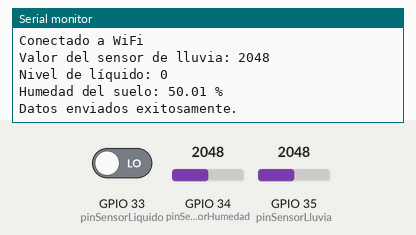
The sketch below on a simulated ESP32. On the bench: the last lines printed to the serial monitor. The inputs (shaded band) are chosen by the test bench; at power-on: GPIO 34 (pinSensorHumedad) = 2048, GPIO 35 (pinSensorLluvia) = 2048, GPIO 33 (pinSensorLiquido) LOW. WiFi joins after 1.5 s; servers stay silent unless stated.

Above: at 3.2 s.
3.3 s: GPIO 34 (pinSensorHumedad) set to 2866
11.0 s: GPIO 35 (pinSensorLluvia) set to 2866
At 12.58 s:
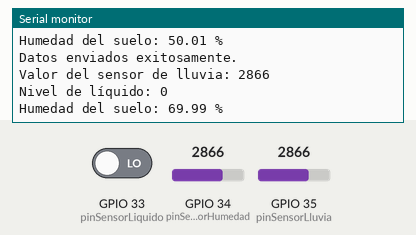
18.7 s: GPIO 33 (pinSensorLiquido) driven HIGH
26.4 s: GPIO 34 (pinSensorHumedad) set to 3603
At 33.8 s:
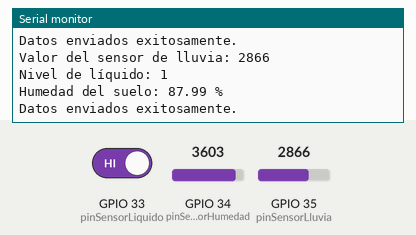
34.1 s: GPIO 35 (pinSensorLluvia) set to 3603
Timing chart, 0 to 37.1 s (numbered marks = the images above; inputs shaded):
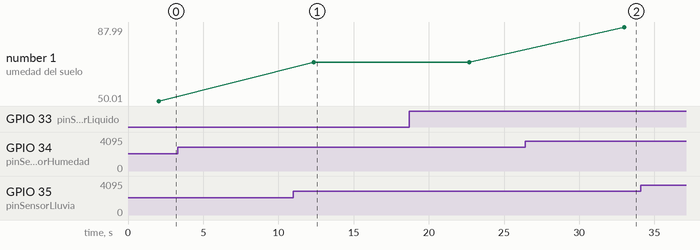

The sketch:

THINSPEAKCOJUNTO.ino
```cpp
#include <WiFi.h>
#include <ThingSpeak.h>

// Configura tu red WiFi
const char* ssid = "Redmi 9";              // Reemplaza con tu SSID
const char* password = "17846547";         // Reemplaza con tu contraseña

// Configura ThingSpeak
unsigned long myChannelNumber = 2690504;   // Reemplaza con tu número de canal
const char* myWriteAPIKey = "G2OFXTCYEE59ABTJ"; // Reemplaza con tu API Key

// Inicializa el cliente WiFi
WiFiClient client;

// Configuración del sensor de lluvia
int pinSensorLluvia = 35;       // Pin analógico donde está conectado el sensor de lluvia
int valorADC = 0;               // Variable para almacenar el valor leído del ADC
int umbralLluvia = 300;         // Umbral para determinar si está lloviendo

// Configuración del sensor de nivel de líquido
int pinSensorLiquido = 33;      // Pin donde está conectado el sensor de nivel de líquido
int liquidLevel = 0;            // Variable para el nivel de líquido

// Configuración del sensor de humedad
int pinSensorHumedad = 34;      // Pin analógico donde está conectado el sensor de humedad
float humedad = 0;              // Variable para almacenar el porcentaje de humedad
float voltaje = 0;              // Variable para almacenar el voltaje calculado

void setup() {
  Serial.begin(9600);           // Inicializar la comunicación serial
  pinMode(pinSensorLluvia, INPUT);  // Pin del sensor de lluvia
  pinMode(pinSensorLiquido, INPUT); // Pin del sensor de líquido
  pinMode(pinSensorHumedad, INPUT); // Pin del sensor de humedad

  // Conectar a Wi-Fi
  WiFi.begin(ssid, password);
  while (WiFi.status() != WL_CONNECTED) {
    delay(1000);
    Serial.println("Conectando a WiFi...");
  }
  Serial.println("Conectado a WiFi");

  // Iniciar ThingSpeak
  ThingSpeak.begin(client);
}

void loop() {
  // Leer el valor del sensor de lluvia (0 a 4095)
  valorADC = analogRead(pinSensorLluvia);
  Serial.print("Valor del sensor de lluvia: ");
  Serial.println(valorADC);

  String estadoLluvia;
  if (valorADC < umbralLluvia) {  // Si el valor es menor que el umbral
    estadoLluvia = "Lluvia";
  } else {
    estadoLluvia = "Sin Lluvia";
  }

  // Leer el nivel de líquido (0 o 1)
  liquidLevel = digitalRead(pinSensorLiquido);
  Serial.print("Nivel de líquido: ");
  Serial.println(liquidLevel);

  // Leer el valor del sensor de humedad (0 a 4095)
  valorADC = analogRead(pinSensorHumedad);
  voltaje = valorADC * (3.3 / 4095.0);
  humedad = (voltaje / 3.3) * 100.0;

  Serial.print("Humedad del suelo: ");
  Serial.print(humedad);
  Serial.println(" %");

  // Enviar los datos a ThingSpeak
  ThingSpeak.setField(1, valorADC);           // Enviar valor del sensor de lluvia al campo 1
  ThingSpeak.setField(2, estadoLluvia);      // Enviar estado de lluvia al campo 2
  ThingSpeak.setField(3, liquidLevel);       // Enviar nivel de líquido al campo 3
  ThingSpeak.setField(4, humedad);           // Enviar humedad del suelo al campo 4

  int httpResponseCode = ThingSpeak.writeFields(myChannelNumber, myWriteAPIKey);
  if (httpResponseCode == 200) {
    Serial.println("Datos enviados exitosamente.");
  } else {
    Serial.print("Error al enviar datos. Código de respuesta: ");
    Serial.println(httpResponseCode);
  }

  // Espera 10 segundos antes de la próxima lectura
  delay(10000);
}
```

Measured:
- after the input at 11.0 s, the serial monitor: prints a new line after 1.4 s (image 1)
- after the input at 26.4 s, the serial monitor: prints a new line after 6.6 s (image 2)
- plotted number 1: 69.99 → 87.99 after the input at 26.4 s
